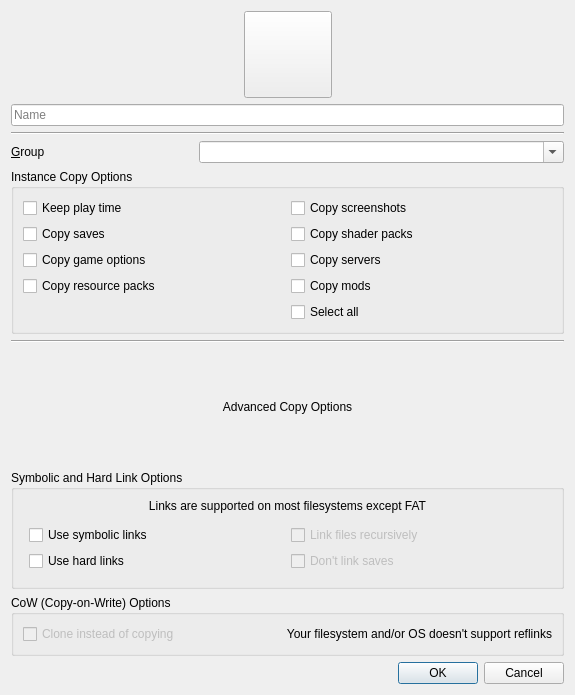
<?xml version="1.0" encoding="UTF-8"?>
<ui version="4.0">
 <class>CopyInstanceDialog</class>
 <widget class="QDialog" name="CopyInstanceDialog">
  <property name="windowModality">
   <enum>Qt::ApplicationModal</enum>
  </property>
  <property name="geometry">
   <rect>
    <x>0</x>
    <y>0</y>
    <width>575</width>
    <height>695</height>
   </rect>
  </property>
  <property name="windowTitle">
   <string>Copy Instance</string>
  </property>
  <property name="modal">
   <bool>true</bool>
  </property>
  <layout class="QVBoxLayout" name="verticalLayout">
   <item>
    <layout class="QHBoxLayout" name="iconBtnLayout">
     <item>
      <spacer name="iconBtnLeftSpacer">
       <property name="orientation">
        <enum>Qt::Horizontal</enum>
       </property>
       <property name="sizeHint" stdset="0">
        <size>
         <width>60</width>
         <height>20</height>
        </size>
       </property>
      </spacer>
     </item>
     <item>
      <widget class="QToolButton" name="iconButton">
       <property name="icon">
        <iconset>
         <normaloff>:/icons/instances/grass</normaloff>:/icons/instances/grass</iconset>
       </property>
       <property name="iconSize">
        <size>
         <width>80</width>
         <height>80</height>
        </size>
       </property>
      </widget>
     </item>
     <item>
      <spacer name="iconBtnRightSpacer">
       <property name="orientation">
        <enum>Qt::Horizontal</enum>
       </property>
       <property name="sizeHint" stdset="0">
        <size>
         <width>60</width>
         <height>20</height>
        </size>
       </property>
      </spacer>
     </item>
    </layout>
   </item>
   <item>
    <widget class="QLineEdit" name="instNameTextBox">
     <property name="placeholderText">
      <string>Name</string>
     </property>
    </widget>
   </item>
   <item>
    <widget class="Line" name="line">
     <property name="orientation">
      <enum>Qt::Horizontal</enum>
     </property>
    </widget>
   </item>
   <item>
    <layout class="QGridLayout" name="groupDropdownLayout">
     <property name="verticalSpacing">
      <number>6</number>
     </property>
     <item row="0" column="0">
      <widget class="QLabel" name="labelVersion_3">
       <property name="text">
        <string>&amp;Group</string>
       </property>
       <property name="buddy">
        <cstring>groupBox</cstring>
       </property>
      </widget>
     </item>
     <item row="0" column="1" colspan="2">
      <widget class="QComboBox" name="groupBox">
       <property name="sizePolicy">
        <sizepolicy hsizetype="Expanding" vsizetype="Fixed">
         <horstretch>0</horstretch>
         <verstretch>0</verstretch>
        </sizepolicy>
       </property>
       <property name="editable">
        <bool>true</bool>
       </property>
      </widget>
     </item>
    </layout>
   </item>
   <item>
    <widget class="QGroupBox" name="copyOptionsGroup">
     <property name="title">
      <string>Instance Copy Options</string>
     </property>
     <layout class="QGridLayout" name="copyOptionsLayout">
      <item row="1" column="0">
       <widget class="QCheckBox" name="keepPlaytimeCheckbox">
        <property name="text">
         <string>Keep play time</string>
        </property>
       </widget>
      </item>
      <item row="6" column="1">
       <widget class="QCheckBox" name="copyModsCheckbox">
        <property name="toolTip">
         <string>Disabling this will still keep the mod loader (ex: Fabric, Quilt, etc.) but erase the mods folder and their configs.</string>
        </property>
        <property name="text">
         <string>Copy mods</string>
        </property>
       </widget>
      </item>
      <item row="6" column="0">
       <widget class="QCheckBox" name="copyResPacksCheckbox">
        <property name="enabled">
         <bool>true</bool>
        </property>
        <property name="text">
         <string>Copy resource packs</string>
        </property>
       </widget>
      </item>
      <item row="5" column="0">
       <widget class="QCheckBox" name="copyGameOptionsCheckbox">
        <property name="toolTip">
         <string>Copy the in-game options like FOV, max framerate, etc.</string>
        </property>
        <property name="text">
         <string>Copy game options</string>
        </property>
       </widget>
      </item>
      <item row="3" column="1">
       <widget class="QCheckBox" name="copyShaderPacksCheckbox">
        <property name="text">
         <string>Copy shader packs</string>
        </property>
       </widget>
      </item>
      <item row="5" column="1">
       <widget class="QCheckBox" name="copyServersCheckbox">
        <property name="text">
         <string>Copy servers</string>
        </property>
       </widget>
      </item>
      <item row="3" column="0">
       <widget class="QCheckBox" name="copySavesCheckbox">
        <property name="text">
         <string>Copy saves</string>
        </property>
       </widget>
      </item>
      <item row="1" column="1">
       <widget class="QCheckBox" name="copyScreenshotsCheckbox">
        <property name="text">
         <string>Copy screenshots</string>
        </property>
       </widget>
      </item>
      <item row="7" column="1">
       <widget class="QCheckBox" name="selectAllCheckbox">
        <property name="sizePolicy">
         <sizepolicy hsizetype="Minimum" vsizetype="Fixed">
          <horstretch>0</horstretch>
          <verstretch>0</verstretch>
         </sizepolicy>
        </property>
        <property name="layoutDirection">
         <enum>Qt::LeftToRight</enum>
        </property>
        <property name="text">
         <string>Select all</string>
        </property>
        <property name="checked">
         <bool>false</bool>
        </property>
       </widget>
      </item>
     </layout>
    </widget>
   </item>
   <item>
    <widget class="Line" name="line_2">
     <property name="orientation">
      <enum>Qt::Horizontal</enum>
     </property>
    </widget>
   </item>
   <item>
    <widget class="QLabel" name="advancedOptionsLabel">
     <property name="text">
      <string>Advanced Copy Options</string>
     </property>
     <property name="alignment">
      <set>Qt::AlignCenter</set>
     </property>
    </widget>
   </item>
   <item>
    <layout class="QVBoxLayout" name="copyModeLayout">
     <item>
      <widget class="QGroupBox" name="linkFilesGroup">
       <property name="toolTip">
        <string>Use symbolic or hard links instead of copying files.</string>
       </property>
       <property name="title">
        <string>Symbolic and Hard Link Options</string>
       </property>
       <property name="flat">
        <bool>false</bool>
       </property>
       <property name="checkable">
        <bool>false</bool>
       </property>
       <property name="checked">
        <bool>false</bool>
       </property>
       <layout class="QVBoxLayout" name="linkOptionsLayout">
        <item>
         <widget class="QLabel" name="linkOptionsLabel">
          <property name="text">
           <string>Links are supported on most filesystems except FAT</string>
          </property>
          <property name="alignment">
           <set>Qt::AlignCenter</set>
          </property>
         </widget>
        </item>
        <item>
         <layout class="QGridLayout" name="linkOptionsGridLayout" rowstretch="0,0,0,0" columnstretch="0,0" rowminimumheight="0,0,0,0" columnminimumwidth="0,0">
          <property name="leftMargin">
           <number>6</number>
          </property>
          <property name="topMargin">
           <number>6</number>
          </property>
          <property name="rightMargin">
           <number>6</number>
          </property>
          <property name="bottomMargin">
           <number>6</number>
          </property>
          <item row="2" column="1">
           <widget class="QCheckBox" name="recursiveLinkCheckbox">
            <property name="enabled">
             <bool>false</bool>
            </property>
            <property name="toolTip">
             <string>Link each resource individually instead of linking whole folders at once</string>
            </property>
            <property name="text">
             <string>Link files recursively</string>
            </property>
           </widget>
          </item>
          <item row="3" column="1">
           <widget class="QCheckBox" name="dontLinkSavesCheckbox">
            <property name="enabled">
             <bool>false</bool>
            </property>
            <property name="toolTip">
             <string>If &quot;copy saves&quot; is selected world save data will be copied instead of linked and thus not shared between instances.</string>
            </property>
            <property name="text">
             <string>Don't link saves</string>
            </property>
            <property name="checked">
             <bool>false</bool>
            </property>
           </widget>
          </item>
          <item row="3" column="0">
           <widget class="QCheckBox" name="hardLinksCheckbox">
            <property name="enabled">
             <bool>true</bool>
            </property>
            <property name="toolTip">
             <string>Use hard links instead of copying files.</string>
            </property>
            <property name="text">
             <string>Use hard links</string>
            </property>
           </widget>
          </item>
          <item row="2" column="0">
           <widget class="QCheckBox" name="symbolicLinksCheckbox">
            <property name="toolTip">
             <string>Use symbolic links instead of copying files.</string>
            </property>
            <property name="text">
             <string>Use symbolic links</string>
            </property>
           </widget>
          </item>
         </layout>
        </item>
       </layout>
      </widget>
     </item>
     <item>
      <widget class="QGroupBox" name="horizontalGroupBox">
       <property name="title">
        <string>CoW (Copy-on-Write) Options</string>
       </property>
       <layout class="QHBoxLayout" name="useCloneLayout">
        <item>
         <widget class="QCheckBox" name="useCloneCheckbox">
          <property name="enabled">
           <bool>false</bool>
          </property>
          <property name="toolTip">
           <string>Files cloned with reflinks take up no extra space until they are modified.</string>
          </property>
          <property name="text">
           <string>Clone instead of copying</string>
          </property>
         </widget>
        </item>
        <item>
         <spacer name="CoWSpacer">
          <property name="orientation">
           <enum>Qt::Horizontal</enum>
          </property>
          <property name="sizeHint" stdset="0">
           <size>
            <width>40</width>
            <height>20</height>
           </size>
          </property>
         </spacer>
        </item>
        <item>
         <widget class="QLabel" name="cloneSupportedLabel">
          <property name="sizePolicy">
           <sizepolicy hsizetype="Preferred" vsizetype="Preferred">
            <horstretch>1</horstretch>
            <verstretch>0</verstretch>
           </sizepolicy>
          </property>
          <property name="text">
           <string>Your filesystem and/or OS doesn't support reflinks</string>
          </property>
          <property name="alignment">
           <set>Qt::AlignRight|Qt::AlignTrailing|Qt::AlignVCenter</set>
          </property>
          <property name="margin">
           <number>4</number>
          </property>
         </widget>
        </item>
       </layout>
      </widget>
     </item>
    </layout>
   </item>
   <item>
    <widget class="QDialogButtonBox" name="buttonBox">
     <property name="orientation">
      <enum>Qt::Horizontal</enum>
     </property>
     <property name="standardButtons">
      <set>QDialogButtonBox::Cancel|QDialogButtonBox::Ok</set>
     </property>
    </widget>
   </item>
  </layout>
 </widget>
 <tabstops>
  <tabstop>iconButton</tabstop>
  <tabstop>instNameTextBox</tabstop>
  <tabstop>groupBox</tabstop>
  <tabstop>keepPlaytimeCheckbox</tabstop>
  <tabstop>copyScreenshotsCheckbox</tabstop>
  <tabstop>copySavesCheckbox</tabstop>
  <tabstop>copyShaderPacksCheckbox</tabstop>
  <tabstop>copyGameOptionsCheckbox</tabstop>
  <tabstop>copyServersCheckbox</tabstop>
  <tabstop>copyResPacksCheckbox</tabstop>
  <tabstop>copyModsCheckbox</tabstop>
  <tabstop>symbolicLinksCheckbox</tabstop>
  <tabstop>recursiveLinkCheckbox</tabstop>
  <tabstop>hardLinksCheckbox</tabstop>
  <tabstop>dontLinkSavesCheckbox</tabstop>
  <tabstop>useCloneCheckbox</tabstop>
 </tabstops>
 <resources/>
 <connections>
  <connection>
   <sender>buttonBox</sender>
   <signal>accepted()</signal>
   <receiver>CopyInstanceDialog</receiver>
   <slot>accept()</slot>
   <hints>
    <hint type="sourcelabel">
     <x>269</x>
     <y>692</y>
    </hint>
    <hint type="destinationlabel">
     <x>157</x>
     <y>274</y>
    </hint>
   </hints>
  </connection>
  <connection>
   <sender>buttonBox</sender>
   <signal>rejected()</signal>
   <receiver>CopyInstanceDialog</receiver>
   <slot>reject()</slot>
   <hints>
    <hint type="sourcelabel">
     <x>337</x>
     <y>692</y>
    </hint>
    <hint type="destinationlabel">
     <x>286</x>
     <y>274</y>
    </hint>
   </hints>
  </connection>
 </connections>
</ui>
